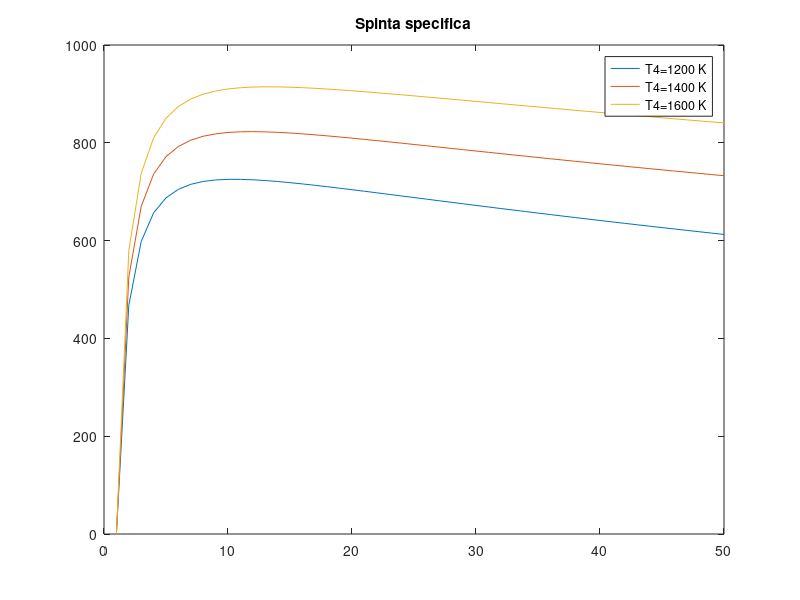
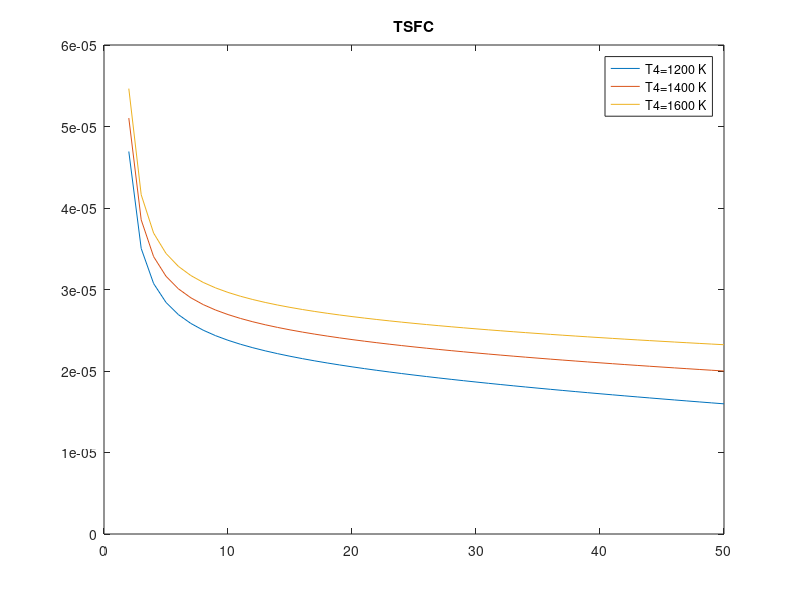
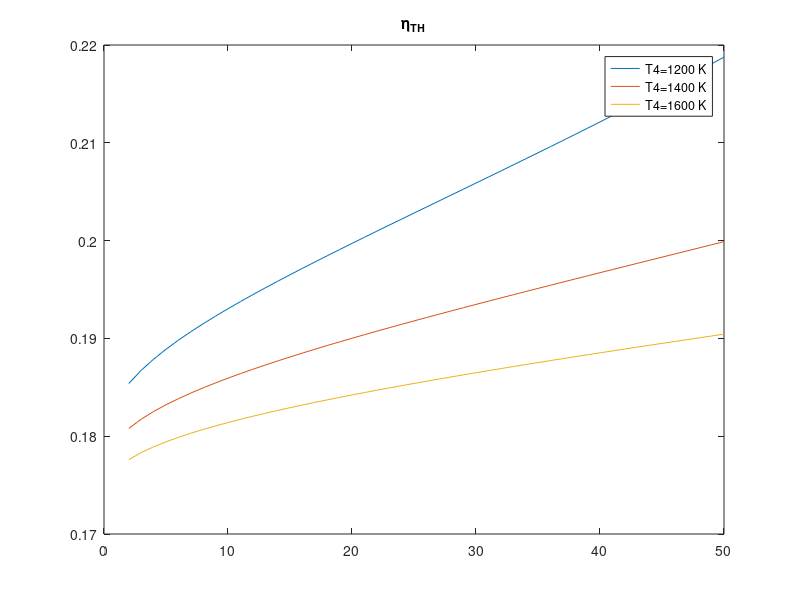
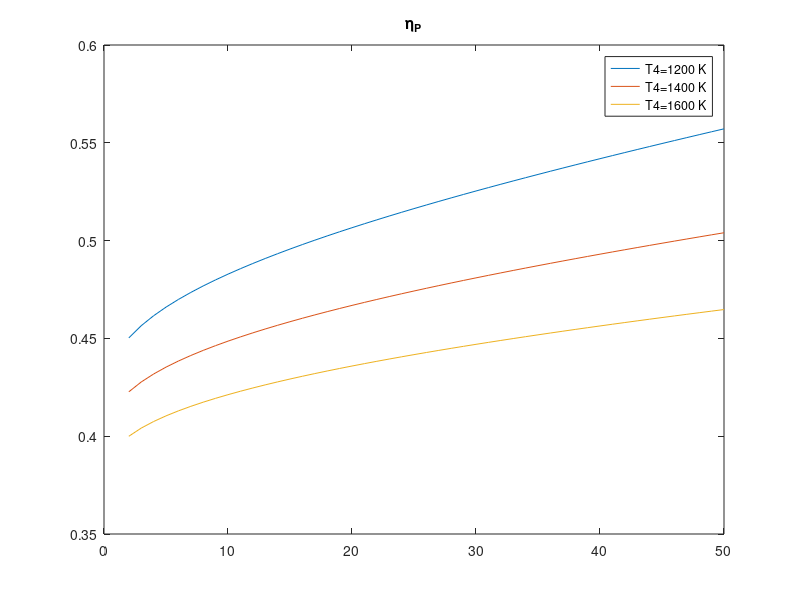

Source code (MATLAB) for these figures, in order:
clc; close all; clear;

%%

z=10000;
eDsubsonico=0.98;
etaC=0.88;
etaT=0.94;
Qf=43000000;
etaB=0.96;
Au=0.126;
etaADN=0.96;
cp=1005;
gamma=1.4;
R=287;

nbeta=50;
beta=linspace(1,50,nbeta);
betaT=beta.^((gamma-1)/gamma);

T4=[1200 1400 1600];
nT=length(T4);

M=[0.6 0.9 1.2 1.5];
nM=length(M);


%% calcolo dei valori atmosferici
Ta=288-0.0065*z;
Pa=101330*((Ta/288)^(9.81/(R*0.0065)));
a=sqrt(gamma*R*Ta);
V=M.*a;

%% inizializzazione matrici delle soluzioni
S=zeros(nT, nbeta,nM);
TSFC=zeros(nT, nbeta,nM);
I=zeros(nT, nbeta, nM);
etaTH=zeros(nT, nbeta, nM);
etaP=zeros(nT,nbeta, nM);
eta=zeros(nT,nbeta, nM);

%% ciclo
for k=1:nM
    for j=1:nT
        for i=1:nbeta
            %presa d'aria
            if M(k)<=1
                eD=eDsubsonico;
            else
                eD=1-0.075*(M(k)-1)^1.35;
            end
            T2=Ta*(1+((gamma-1)/2)*M(k)^2);
            P2=eD*Pa;
            %compressore
            P3=beta(i)*P2;
            T3=T2*(1+(betaT(i)-1)/etaC);
            %combustione
            P4=P3;
            f=(cp*(T4(j)-T3))/(etaB*Qf);
            %turbina
            T5=T4(j)-(T3-T2)/(1+f);
            T5ideale=T4(j)-(T4(j)-T5)/etaT;
            P5=P4*((T5ideale/T4(j))^((gamma)/gamma-1));
            %ugello
            pressratio=Pa/P5;
            if (pressratio<=0.5283)
                %ugello strozzato
                Pu=P5*0.5283;
                Tu=T5*0.833;
                RHOu=Pu/(R*Tu);
                Vu=sqrt(gamma*R*Tu);
                Mu=RHOu*Au*Vu;
                Ma=Mu/(1+f);
            else 
                %l'ugello non è strozzato
                Pu=P5*pressratio;
                Tu=T5*((pressratio)^((gamma-1)/(gamma)));
                RHOu=Pu/(R*Tu);
                Vu=sqrt(2*cp*T5*etaADN*(1-(pressratio^((gamma-1)/gamma))));
                Mu=RHOu*Au*Vu;
                Ma=Mu/(1+f);
            end
            
            %risultati finali
            
            S(j,i,k)=Ma*((1+f)*Vu-V(k))+(Pu-Pa)*Au;
            I(j,i,k)=S(j,i,k)/Ma;
            TSFC(j,i,k)=f*Ma/S(j,i,k);
            etaTH(j,i,k)=(Vu^2-V(k)^2)/(2*f*Qf);
            etaP(j,i,k)=2*((V(k)/Vu)/(1+(V(k)/Vu)));
            eta(j,i,k)=etaTH(j,i,k)*etaP(j,i,k);

            %controllo se ci sono risultati immaginari, in questo caso il motore
            %non produce spinta infatti il rapporto di pressioni Pa/P05 è maggiore
            %di 1
            if(imag(Vu)~=0 || (real(S(j,i,k))<=0))
                S(j,i,k)=0;
                I(j,i,k)=0;
                TSFC(j,i,k)=inf;
                etaTH(j,i,k)=NaN;
                etaP(j,i,k)=NaN;
                eta(j,i,k)=NaN;
            end
        end
    end
end

    o=1;

for p=1:nM
    figure(o)
    plot(beta, I(1,:,p)); hold on;
    plot(beta, I(2,:,p)); hold on;
    plot(beta, I(3,:,p))
    title('Spinta specifica')
    legend('T4=1200 K', 'T4=1400 K', 'T4=1600 K');

    figure(o+1)
    plot(beta, TSFC(1,:,p)); hold on;
    plot(beta, TSFC(2,:,p)); hold on;
    plot(beta, TSFC(3,:,p))
    title('TSFC')
    legend('T4=1200 K', 'T4=1400 K', 'T4=1600 K');

    figure(o+2)
    plot(beta, etaTH(1,:,p)); hold on;
    plot(beta, etaTH(2,:,p)); hold on;
    plot(beta, etaTH(3,:,p))
    title('\eta_T_H')
    legend('T4=1200 K', 'T4=1400 K', 'T4=1600 K');

    figure(o+3)
    plot(beta, etaP(1,:,p)); hold on;
    plot(beta, etaP(2,:,p)); hold on;
    plot(beta, etaP(3,:,p))
    title('\eta_P')
    legend('T4=1200 K', 'T4=1400 K', 'T4=1600 K');

    figure(o+4)
    plot(beta, eta(1,:,p)); hold on;
    plot(beta, eta(2,:,p)); hold on;
    plot(beta, eta(3,:,p))
    title('\eta')
    legend('T4=1200 K', 'T4=1400 K', 'T4=1600 K');

    o=o+5;
end
